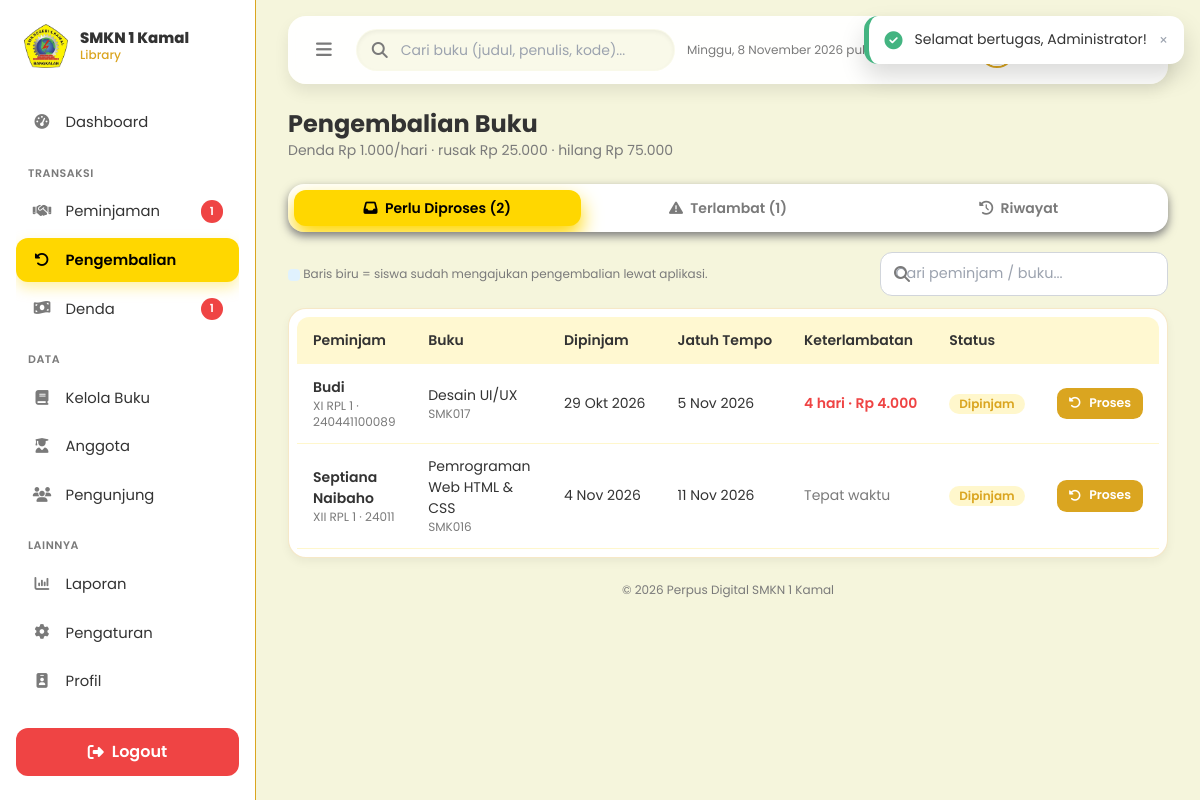
Page /dashboard_admin.php?page=pengembalian (signed in) on the committed database.
### tables this page shows
CREATE TABLE `peminjaman` (
  `id_peminjaman`       INT(11) NOT NULL AUTO_INCREMENT,
  `id_anggota`          INT(11) NOT NULL,
  `id_buku`             INT(11) NOT NULL,
  `tanggal_pengajuan`   DATETIME NOT NULL DEFAULT CURRENT_TIMESTAMP,
  `tanggal_pinjam`      DATE NULL DEFAULT NULL,
  `tanggal_jatuh_tempo` DATE NULL DEFAULT NULL,
  `status`              ENUM('menunggu','dipinjam','diajukan_kembali','dikembalikan','ditolak','dibatalkan') NOT NULL DEFAULT 'menunggu',
  `jumlah_perpanjang`   TINYINT(3) NOT NULL DEFAULT 0,
  `catatan`             VARCHAR(255) NULL DEFAULT NULL,
  `diproses_oleh`       INT(11) NULL DEFAULT NULL,
  PRIMARY KEY (`id_peminjaman`),
  KEY `idx_anggota` (`id_anggota`),
  KEY `idx_buku` (`id_buku`),
  KEY `idx_status` (`status`),
  CONSTRAINT `fk_pinjam_anggota` FOREIGN KEY (`id_anggota`) REFERENCES `anggota` (`id_anggota`) ON UPDATE CASCADE,
  CONSTRAINT `fk_pinjam_buku`    FOREIGN KEY (`id_buku`)    REFERENCES `buku` (`id_buku`) ON UPDATE CASCADE,
  CONSTRAINT `fk_pinjam_user`    FOREIGN KEY (`diproses_oleh`) REFERENCES `users` (`id_user`) ON DELETE SET NULL
);

CREATE TABLE `anggota` (
  `id_anggota`           INT(11) NOT NULL AUTO_INCREMENT,
  `nomor_anggota`        VARCHAR(30)  NOT NULL,
  `nis`                  VARCHAR(20)  NOT NULL,
  `nama`                 VARCHAR(100) NOT NULL,
  `kelas`                VARCHAR(20)  NOT NULL,
  `jurusan`              VARCHAR(50)  NOT NULL,
  `no_hp`                VARCHAR(20)  NULL DEFAULT NULL,
  `password`             VARCHAR(255) NOT NULL COMMENT 'hash password_hash()',
  `harus_ganti_password` TINYINT(1) NOT NULL DEFAULT 1 COMMENT '1 = wajib ganti saat login',
  `status`               ENUM('aktif','nonaktif') NOT NULL DEFAULT 'aktif',
  `last_login`           DATETIME NULL DEFAULT NULL,
  `created_at`           TIMESTAMP NOT NULL DEFAULT CURRENT_TIMESTAMP,
  PRIMARY KEY (`id_anggota`),
  UNIQUE KEY `uk_nomor_anggota` (`nomor_anggota`),
  UNIQUE KEY `uk_nis` (`nis`)
);

CREATE TABLE `buku` (
  `id_buku`      INT(11) NOT NULL AUTO_INCREMENT,
  `kode_buku`    VARCHAR(50)  NOT NULL,
  `judul`        VARCHAR(200) NOT NULL,
  `penulis`      VARCHAR(150) NULL DEFAULT NULL,
  `penerbit`     VARCHAR(150) NULL DEFAULT NULL,
  `tahun_terbit` YEAR(4)      NULL DEFAULT NULL,
  `kategori`     VARCHAR(50)  NOT NULL DEFAULT 'Umum',
  `rak`          VARCHAR(20)  NULL DEFAULT NULL,
  `deskripsi`    TEXT         NULL,
  `stok`         INT(11)      NOT NULL DEFAULT 1,
  `cover`        VARCHAR(255) NULL DEFAULT NULL COMMENT 'path lokal / URL',
  `created_at`   TIMESTAMP NOT NULL DEFAULT CURRENT_TIMESTAMP,
  PRIMARY KEY (`id_buku`),
  UNIQUE KEY `uk_kode_buku` (`kode_buku`),
  KEY `idx_kategori` (`kategori`)
);

### pages/admin/pengembalian.php (the view, shortened to what this page needs)
<?php
$aktif = db_all("SELECT p.*, a.nama, a.kelas, a.nis, b.judul, b.kode_buku FROM peminjaman p JOIN anggota a USING(id_anggota) JOIN buku b USING(id_buku)
   WHERE p.status IN ('dipinjam','diajukan_kembali') ORDER BY p.status = 'diajukan_kembali' DESC, p.tanggal_jatuh_tempo");
$perHari = (int)setting('denda_per_hari', 1000);
$telat = array_filter($aktif, fn($p) => hari_terlambat($p['tanggal_jatuh_tempo']) > 0);
$baris = function (array $p) use ($perHari) {
    $h = hari_terlambat($p['tanggal_jatuh_tempo']);
    $fill = ['id_peminjaman' => $p['id_peminjaman'], 'info_nama' => $p['nama'] . ' (' . $p['kelas'] . ')', 'info_buku' => $p['judul'],
        'info_pinjam' => tgl($p['tanggal_pinjam']), 'info_tempo' => tgl($p['tanggal_jatuh_tempo']), 'jatuh_tempo' => $p['tanggal_jatuh_tempo'],
        'tanggal_kembali' => date('Y-m-d'), 'kondisi' => 'baik'];
    ?>
    <tr class="<?= $p['status'] === 'diajukan_kembali' ? 'bg-sky-50/60' : '' ?>">
      <td><p class="font-semibold"><?= e($p['nama']) ?></p><p class="text-xs text-soft"><?= e($p['kelas']) ?> · <?= e($p['nis']) ?></p></td>
      <td><?= e($p['judul']) ?><p class="text-xs text-soft"><?= e($p['kode_buku']) ?></p></td>
      <td class="whitespace-nowrap"><?= tgl($p['tanggal_pinjam']) ?></td>
      <td class="whitespace-nowrap"><?= tgl($p['tanggal_jatuh_tempo']) ?></td>
      <td class="whitespace-nowrap <?= $h ? 'font-semibold text-merah' : 'text-soft' ?>"><?= $h ? "$h hari · " . rupiah($h * $perHari) : 'Tepat waktu' ?></td>
      <td><?= status_badge($p['status']) ?></td>
      <td class="text-right"><button class="btn btn-gold btn-sm whitespace-nowrap" data-modal-open="modal-kembali" data-fill='<?= e(json_encode($fill)) ?>'><i class="fa-solid fa-rotate-left"></i> Proses</button></td>
    </tr>
    <?php
};
?>
<div data-tabs>
  <div class="mb-5 flex gap-1 overflow-x-auto rounded-2xl bg-white p-1.5 shadow-soft">
    <button data-tab="proses" class="flex-1 whitespace-nowrap rounded-xl px-4 py-2 text-sm font-semibold transition"><i class="fa-solid fa-inbox mr-1"></i> Perlu Diproses (<?= count($aktif) ?>)</button>
    <button data-tab="terlambat" class="flex-1 whitespace-nowrap rounded-xl px-4 py-2 text-sm font-semibold transition"><i class="fa-solid fa-triangle-exclamation mr-1"></i> Terlambat (<?= count($telat) ?>)</button>
    <button data-tab="riwayat" class="flex-1 whitespace-nowrap rounded-xl px-4 py-2 text-sm font-semibold transition"><i class="fa-solid fa-clock-rotate-left mr-1"></i> Riwayat</button>
  </div>
  <?php foreach (['proses' => $aktif, 'terlambat' => $telat] as $tab => $rows): ?>
  <div data-tab-panel="<?= $tab ?>" class="hidden">
    <div class="mb-3 flex flex-wrap items-center justify-between gap-3">
      <p class="text-xs text-soft"><?= $tab === 'proses' ? '<span class="inline-block h-3 w-3 rounded bg-sky-100 align-middle"></span> Baris biru = siswa sudah mengajukan pengembalian lewat aplikasi.' : 'Peminjaman yang sudah melewati jatuh tempo.' ?></p>
      <?= filter_box("#tbl-$tab tbody tr", 'Cari peminjam / buku...') ?>
    </div>
    <div class="card overflow-x-auto p-2">
      <table class="tbl" id="tbl-<?= $tab ?>">
        <thead><tr><th>Peminjam</th><th>Buku</th><th>Dipinjam</th><th>Jatuh Tempo</th><th>Keterlambatan</th><th>Status</th><th></th></tr></thead>
        <tbody>
          <?php foreach ($rows as $p) $baris($p); ?>
        </tbody>
      </table>
    </div>
  </div>
  <?php endforeach; ?>
</div>

### includes/functions.php (shortened to what this page needs)
<?php
function e($v): string
{
    return htmlspecialchars((string)($v ?? ''), ENT_QUOTES, 'UTF-8');
}
function db_query(string $sql, array $params = [])
{
    global $conn;
    $stmt = $conn->prepare($sql);
    if ($params) {
        $types = '';
        foreach ($params as $p) {
            $types .= is_int($p) ? 'i' : (is_float($p) ? 'd' : 's');
        }
        $stmt->bind_param($types, ...$params);
    }
    $stmt->execute();
    return $stmt;
}
function db_all(string $sql, array $params = []): array
{
    $res = db_query($sql, $params)->get_result();
    return $res ? $res->fetch_all(MYSQLI_ASSOC) : [];
}
function setting(string $key, $default = null)
{
    static $cache = null;
    if ($cache === null) {
        $cache = [];
        foreach (db_all("SELECT kunci, nilai FROM pengaturan") as $r) {
            $cache[$r['kunci']] = $r['nilai'];
        }
    }
    return $cache[$key] ?? $default;
}
function rupiah($n): string
{
    return 'Rp ' . number_format((int)$n, 0, ',', '.');
}
function tgl($date, bool $withTime = false): string
{
    $bulan = ['', 'Jan', 'Feb', 'Mar', 'Apr', 'Mei', 'Jun', 'Jul', 'Agu', 'Sep', 'Okt', 'Nov', 'Des'];
    $t = strtotime($date);
    $s = date('j', $t) . ' ' . $bulan[(int)date('n', $t)] . ' ' . date('Y', $t);
    return $withTime ? $s . ', ' . date('H:i', $t) : $s;
}
function hari_terlambat(?string $jatuhTempo, ?string $tanggal = null): int
{
    $a = new DateTime($jatuhTempo);
    $b = new DateTime($tanggal ?? 'today');
    return $b > $a ? (int)$a->diff($b)->days : 0;
}
function status_badge(string $status): string
{
    $map = [
        'menunggu'         => ['Menunggu', 'bg-amber-100 text-amber-700'],
        'dipinjam'         => ['Dipinjam', 'bg-gold/20 text-gold-dark'],
        'diajukan_kembali' => ['Diajukan Kembali', 'bg-sky-100 text-sky-700'],
        'dikembalikan'     => ['Dikembalikan', 'bg-emerald-100 text-emerald-700'],
        'ditolak'          => ['Ditolak', 'bg-red-100 text-red-600'],
        'dibatalkan'       => ['Dibatalkan', 'bg-gray-100 text-gray-500'],
        'belum_dibayar'    => ['Belum Dibayar', 'bg-red-100 text-red-600'],
        'lunas'            => ['Lunas', 'bg-emerald-100 text-emerald-700'],
        'aktif'            => ['Aktif', 'bg-emerald-100 text-emerald-700'],
        'nonaktif'         => ['Nonaktif', 'bg-gray-100 text-gray-500'],
    ];
    [$label, $cls] = $map[$status] ?? [ucfirst($status), 'bg-gray-100 text-gray-600'];
    return '<span class="inline-flex items-center rounded-full px-2.5 py-0.5 text-xs font-semibold ' . $cls . '">' . e($label) . '</span>';
}

### assets/css/app.css (style rules this page uses)
body { font-family: 'Poppins', sans-serif; color: #333; }
.card { background: #fff; border-radius: 18px; border: 1px solid rgba(218,165,32,.25); box-shadow: 0 4px 10px rgba(0,0,0,.05); }
.tbl { width: 100%; border-collapse: separate; border-spacing: 0; font-size: .875rem; }
.tbl thead th { background: rgba(255,215,0,.18); color: #333; font-weight: 600; text-align: left; padding: .8rem 1rem; white-space: nowrap; }
.tbl thead th:first-child { border-top-left-radius: 12px; }
.tbl thead th:last-child { border-top-right-radius: 12px; }
.tbl tbody td { padding: .8rem 1rem; border-bottom: 1px solid rgba(255,215,0,.2); vertical-align: middle; }
.tbl tbody tr { transition: background .15s; }
.btn { display: inline-flex; align-items: center; justify-content: center; gap: .5rem; border-radius: .75rem; padding: .6rem 1.1rem; font-weight: 600; font-size: .875rem; transition: all .2s ease; cursor: pointer; }
.btn-gold { background: #DAA520; color: #fff; }
.btn-sm { padding: .4rem .75rem; font-size: .78rem; border-radius: .6rem; }

### rows in the picture
peminjaman: id_anggota.nama "Budi", id_anggota.kelas "XI RPL 1", id_anggota.nis "240441100089", id_buku.judul "Desain UI/UX", id_buku.kode_buku "SMK017", tanggal_pinjam "29 Okt 2026", tanggal_jatuh_tempo "5 Nov 2026", tanggal_jatuh_tempo "4", perHari "Rp 4.000"
peminjaman: id_anggota.nama "Septiana Naibaho", id_anggota.kelas "XII RPL 1", id_anggota.nis "24011", id_buku.judul "Pemrograman Web HTML & CSS", id_buku.kode_buku "SMK016", tanggal_pinjam "4 Nov 2026", tanggal_jatuh_tempo "11 Nov 2026", shows "Tepat waktu"

### other values in the picture
$m[0] "Dashboard"
$m[1] "TRANSAKSI"
$m[0] "Peminjaman"
$m[2] "1"
$m[0] "Pengembalian"
$m[0] "Denda"
$m[1] "DATA"
$m[0] "Kelola Buku"
$m[0] "Anggota"
$m[0] "Pengunjung"
$m[1] "LAINNYA"
$m[0] "Laporan"
$m[0] "Pengaturan"
$m[0] "Profil"
$judul "Pengembalian Buku"
